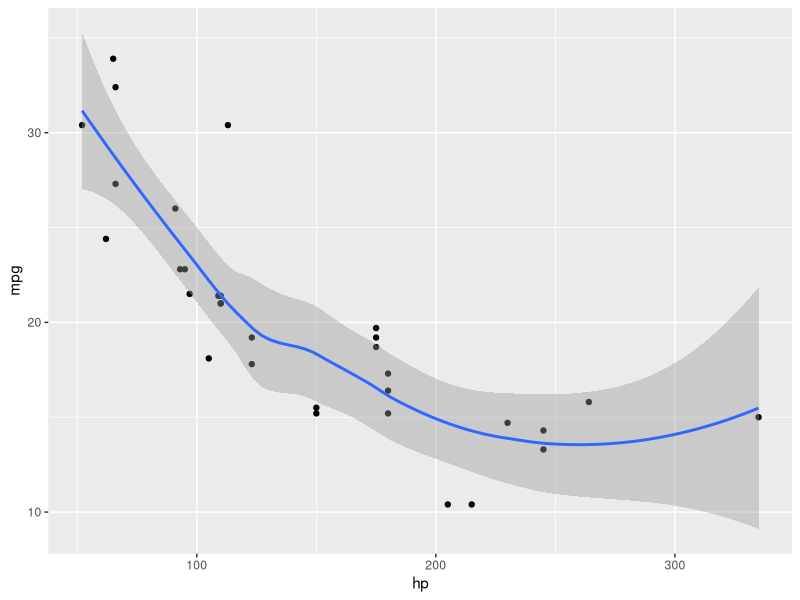
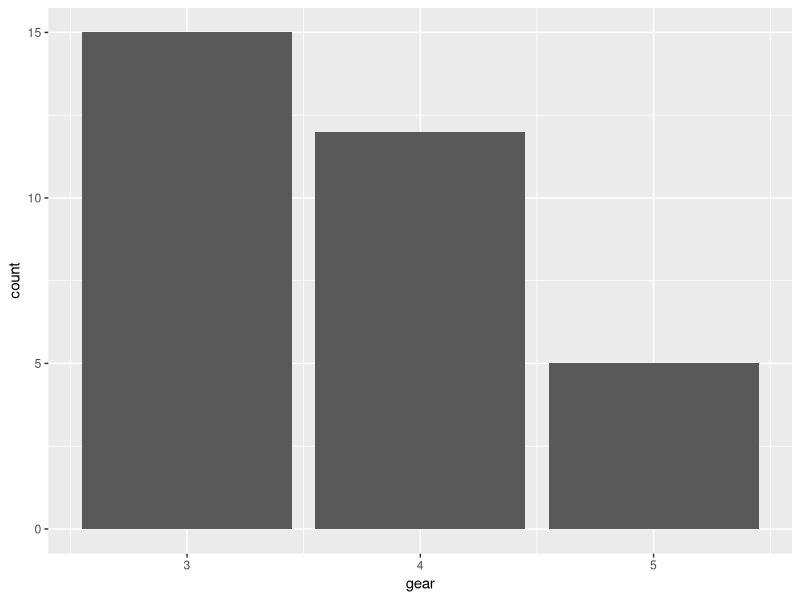

The R source for these figures, in order:
## ---- chunk 1
library(knitr)
library(xtable)
library(ggplot2)
## ---- chunk 2
xtable(head(mtcars))
## ---- chunk 3
kable(head(mtcars))
## ---- chunk 4
ggplot(mtcars, aes(x = hp, y = mpg)) + geom_point() + stat_smooth()
## ---- chunk 5
ggplot(mtcars, aes(x = gear)) + geom_bar()
